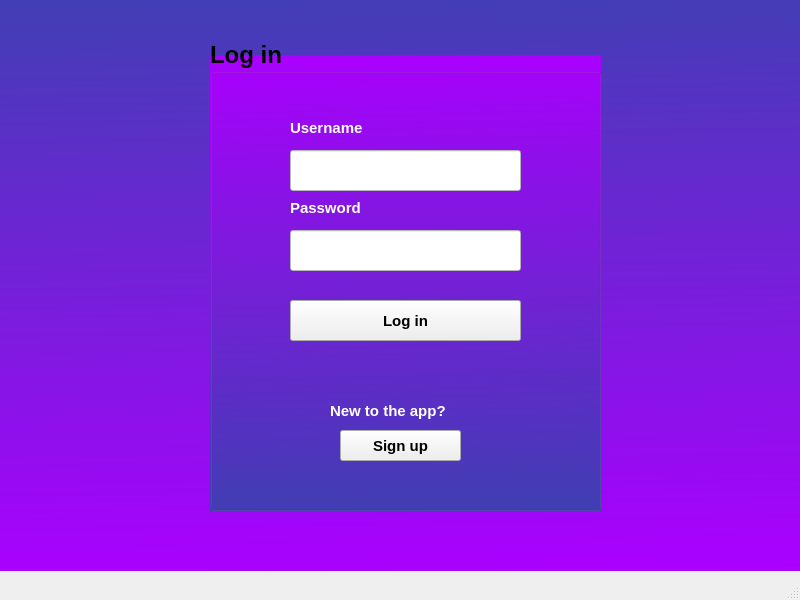
<?xml version="1.0" encoding="UTF-8"?>
<ui version="4.0">
 <class>LoginPage</class>
 <widget class="QMainWindow" name="LoginPage">
  <property name="geometry">
   <rect>
    <x>0</x>
    <y>0</y>
    <width>800</width>
    <height>600</height>
   </rect>
  </property>
  <property name="windowTitle">
   <string>Login</string>
  </property>
  <widget class="QWidget" name="centralwidget">
   <widget class="QGroupBox" name="groupBox">
    <property name="geometry">
     <rect>
      <x>210</x>
      <y>40</y>
      <width>391</width>
      <height>471</height>
     </rect>
    </property>
    <property name="font">
     <font>
      <pointsize>18</pointsize>
      <weight>75</weight>
      <bold>true</bold>
     </font>
    </property>
    <property name="title">
     <string>Log in</string>
    </property>
    <widget class="QPushButton" name="loginButton">
     <property name="geometry">
      <rect>
       <x>80</x>
       <y>260</y>
       <width>231</width>
       <height>41</height>
      </rect>
     </property>
     <property name="font">
      <font>
       <pointsize>11</pointsize>
       <weight>75</weight>
       <bold>true</bold>
      </font>
     </property>
     <property name="text">
      <string>Log in</string>
     </property>
    </widget>
    <widget class="QLabel" name="label_2">
     <property name="geometry">
      <rect>
       <x>80</x>
       <y>80</y>
       <width>201</width>
       <height>16</height>
      </rect>
     </property>
     <property name="font">
      <font>
       <pointsize>11</pointsize>
       <weight>75</weight>
       <bold>true</bold>
      </font>
     </property>
     <property name="styleSheet">
      <string notr="true">color: rgb(255, 255, 255);</string>
     </property>
     <property name="text">
      <string>Username</string>
     </property>
    </widget>
    <widget class="QLabel" name="label_3">
     <property name="geometry">
      <rect>
       <x>80</x>
       <y>160</y>
       <width>201</width>
       <height>16</height>
      </rect>
     </property>
     <property name="font">
      <font>
       <pointsize>11</pointsize>
       <weight>75</weight>
       <bold>true</bold>
      </font>
     </property>
     <property name="styleSheet">
      <string notr="true">color: rgb(255, 255, 255);</string>
     </property>
     <property name="text">
      <string>Password</string>
     </property>
    </widget>
    <widget class="QLineEdit" name="usernameInput">
     <property name="geometry">
      <rect>
       <x>80</x>
       <y>110</y>
       <width>231</width>
       <height>41</height>
      </rect>
     </property>
     <property name="font">
      <font>
       <pointsize>11</pointsize>
       <weight>75</weight>
       <bold>true</bold>
      </font>
     </property>
     <property name="styleSheet">
      <string notr="true">background-color: white;</string>
     </property>
    </widget>
    <widget class="QLineEdit" name="passwordInput">
     <property name="geometry">
      <rect>
       <x>80</x>
       <y>190</y>
       <width>231</width>
       <height>41</height>
      </rect>
     </property>
     <property name="font">
      <font>
       <pointsize>11</pointsize>
       <weight>75</weight>
       <bold>true</bold>
      </font>
     </property>
     <property name="styleSheet">
      <string notr="true">background-color: white;</string>
     </property>
    </widget>
    <widget class="QPushButton" name="signupButton">
     <property name="geometry">
      <rect>
       <x>130</x>
       <y>390</y>
       <width>121</width>
       <height>31</height>
      </rect>
     </property>
     <property name="font">
      <font>
       <pointsize>11</pointsize>
       <weight>75</weight>
       <bold>true</bold>
      </font>
     </property>
     <property name="text">
      <string>Sign up</string>
     </property>
    </widget>
    <widget class="QLabel" name="label">
     <property name="geometry">
      <rect>
       <x>120</x>
       <y>350</y>
       <width>151</width>
       <height>41</height>
      </rect>
     </property>
     <property name="font">
      <font>
       <pointsize>11</pointsize>
       <weight>75</weight>
       <bold>true</bold>
      </font>
     </property>
     <property name="styleSheet">
      <string notr="true">color: rgb(255, 255, 255);</string>
     </property>
     <property name="text">
      <string>New to the app?</string>
     </property>
    </widget>
   </widget>
   <widget class="QLabel" name="label_4">
    <property name="geometry">
     <rect>
      <x>-20</x>
      <y>-10</y>
      <width>831</width>
      <height>581</height>
     </rect>
    </property>
    <property name="styleSheet">
     <string notr="true">background-color: qlineargradient(spread:pad, x1:0.489, y1:0, x2:0.517, y2:1, stop:0 rgba(65, 63, 180, 255), stop:1 rgba(170, 0, 255, 255));</string>
    </property>
    <property name="text">
     <string/>
    </property>
   </widget>
   <widget class="QLabel" name="label_5">
    <property name="geometry">
     <rect>
      <x>210</x>
      <y>55</y>
      <width>391</width>
      <height>456</height>
     </rect>
    </property>
    <property name="styleSheet">
     <string notr="true">background-color: qlineargradient(spread:pad, x1:0.489, y1:0, x2:0.517, y2:1, stop:0 rgba(170, 0, 255, 255), stop:1 rgba(65, 63, 180, 255));</string>
    </property>
    <property name="text">
     <string/>
    </property>
   </widget>
   <zorder>label_4</zorder>
   <zorder>label_5</zorder>
   <zorder>groupBox</zorder>
  </widget>
  <widget class="QMenuBar" name="menubar">
   <property name="geometry">
    <rect>
     <x>0</x>
     <y>0</y>
     <width>800</width>
     <height>26</height>
    </rect>
   </property>
  </widget>
  <widget class="QStatusBar" name="statusbar"/>
 </widget>
 <resources/>
 <connections/>
</ui>
